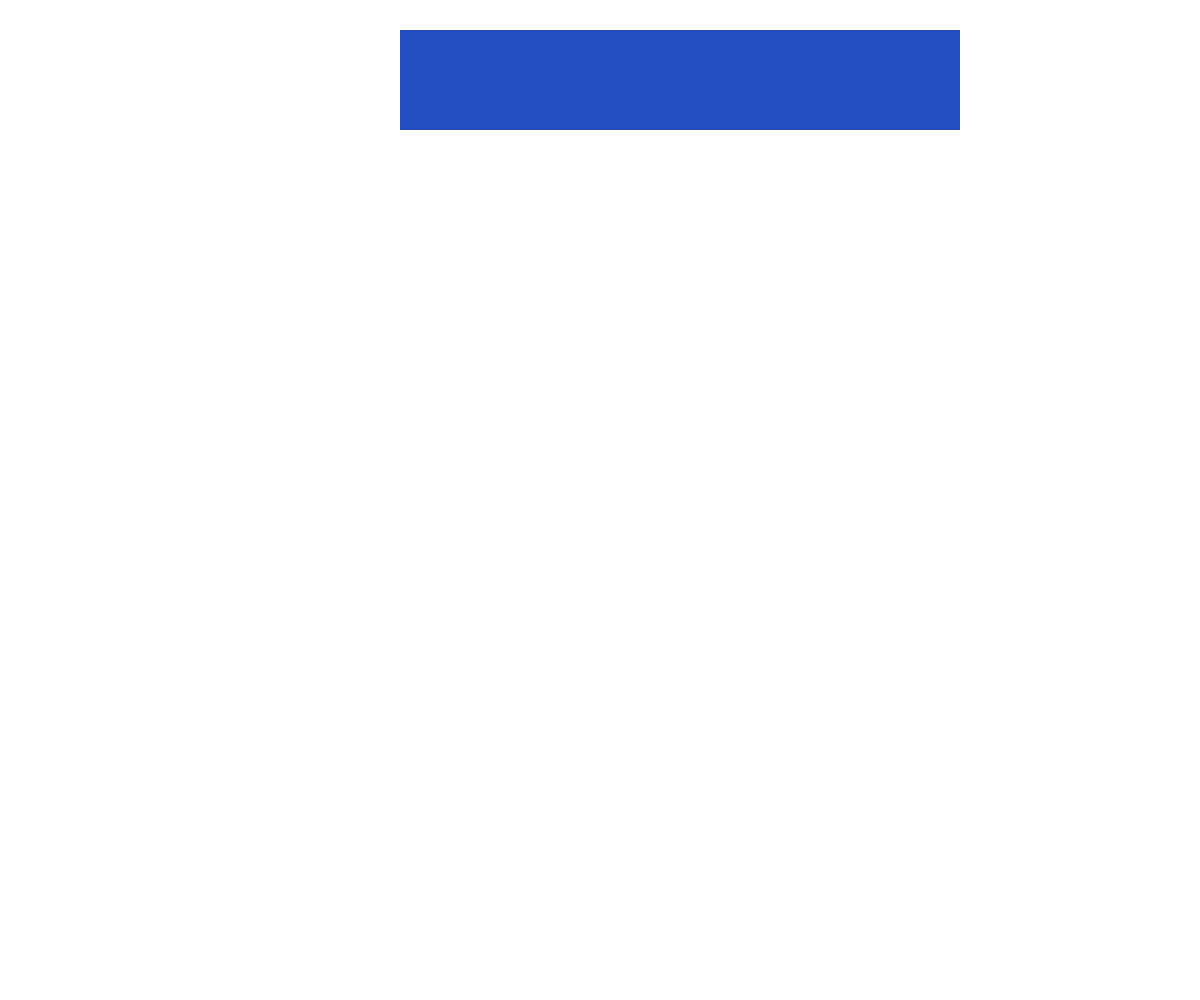
Frame 1 (no input)
Frame 60 (no input): identical to frame 1, image omitted
Frame 120 (the mouse pressed at the canvas centre since frame 60): identical to frame 1, image omitted

The p5.js sketch that drew this single still picture (run headless with seeded random() and noise() and a simulated clock; from frame 60 on, the mouse is pressed at the canvas centre):

// p5.js sketch
// ── sketch.js
function setup (){
createCanvas(windowWidth,windowHeight);
}

function draw (){
  background(255);

  fill(250, 177, 185);
  textSize(50);

noStroke();

  fill(35,78,196);
rect( 400, 30, 560, 100);



}

// ── Index.html
<html lang="en">
  <head>
    <script src="p5.js"></script>
    <script src="p5.min.js"></script>
    <link rel="stylesheet" type="text/css" href="style.css">
    <meta charset="utf-8" />

  </head>

  <body>
    <br>

    <iframe src="https://editor.p5js.org/gvanegas/full/Ri_rEsaTB"
    position(20,100);
    width = "800" height = "500" frameBorder ="0"
    scrolling = "no" id = "testFrame" style = "position:absolute;" ></iframe>
  
    <script src="sketch.js"></script>


  </body>
</html>

// ── style.css
html, body {
  margin: 0;
  padding: 0;
  background-color: pink;
}
canvas {
  display: block;
}

h2 {
color: green;
}
h3 {
color: blue;
}
